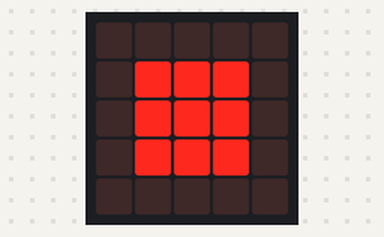
A program run on a simulated BBC micro:bit (MakeCode). On the bench: the board's 5×5 LED display.

Above: at 0.1 s.
At 0.72 s:
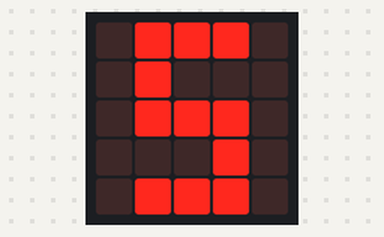

Measured:
- what the display in image 1 shows lasts 0.5 s, from 0.5 s to 1.0 s

The program:

main.ts
```typescript
basic.forever(function () {
    for (let index = 0; index < 3; index++) {
        basic.showLeds(`
            . . . . .
            . # # # .
            . # # # .
            . # # # .
            . . . . .
            `)
        basic.pause(100)
        basic.showLeds(`
            . # # # .
            . # . . .
            . # # # .
            . . . # .
            . # # # .
            `)
        basic.pause(50)
        basic.showLeds(`
            . . . . .
            . # # # .
            . # # # .
            . # # # .
            . . . . .
            `)
    }
})
```

test.ts
```typescript
// les tests vont ici ; cela ne sera pas compilé si ce paquet est utilisé en tant qu'extension.
```
